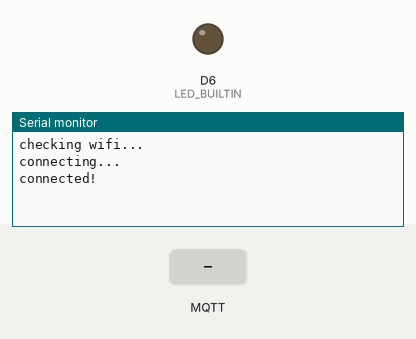
This sketch was run on a simulated Arduino MKR. Parts: output pins drawn as LEDs (lit = HIGH), the last lines printed to the serial monitor. Inputs (shaded band) come from the test bench. WiFi joins after 1.5 s; servers stay silent unless stated; no MQTT or app messages arrive unless stated.

Above: at 2.7 s.
2.8 s: MQTT message "/hello" arrives on the first subscribed topic
At 3.7 s:
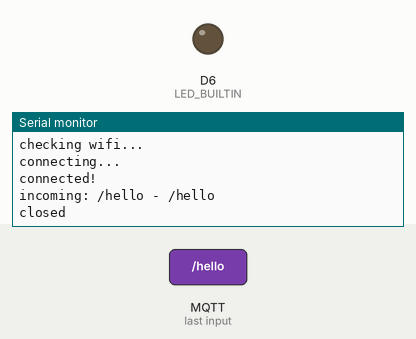
4.3 s: MQTT message "open" arrives on the first subscribed topic
At 4.8 s:
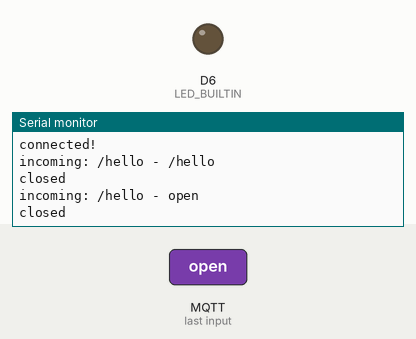
5.8 s: MQTT message "closed" arrives on the first subscribed topic
At 7.1 s:
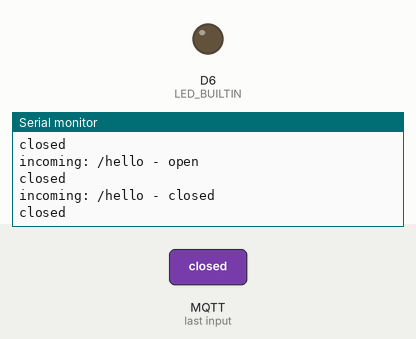

Measured:
- after the input at 2.8 s, the serial monitor: prints a new line at once (image 1)
- after the input at 4.3 s, the serial monitor: prints a new line at once (image 2)
- after the input at 5.8 s, the serial monitor: prints a new line at once (image 3)

The sketch:

15-Json-client-Server-1.ino
```cpp
/* This example shows how to use MQTT on the main dev boards on the market
  HOW TO USE:
  under connect method, add your subscribe channels.
  under messageReceived (callback method) add actions to be done when a msg is received.
  to publish, call client.publish(topic,msg)
  in loop take care of using non-blocking method or it will corrupt.
  Alberto Perro & DG - Officine Innesto 2019

  Updated in order to be a go and return json communication example
  Node-RED to Arduino and back

  The payload from the Server is like this

  {
    "deviceID": "server",
    "check":"on",
    "name": "Pino",
    "status": "open",
    "pin": 2,
    "color": "red"
  }

  the client sends back evething plus is very own id.

  {
    "ID":"client",
    "ReceiverID":"server",
    "name":"Pino Daniele",
    "status":"open",
    "pin":2,"color":0
  }

*/

#define BROKER_IP    "ip-broker"
#define DEV_NAME     "mqttdevice"
#define MQTT_USER    ""
#define MQTT_PW      ""

const char ssid[] = "wifiNetwork";
const char pass[] = "wifiPassword";

#include <MQTT.h>
#ifdef ARDUINO_SAMD_MKRWIFI1010
#include <WiFiNINA.h>
#elif ARDUINO_SAMD_MKR1000
#include <WiFi101.h>
#elif ESP8266
#include <ESP8266WiFi.h>
#else
#error unknown board
#endif

String ID = "gate-1";

WiFiClient net;
MQTTClient client;
unsigned long lastMillis = 0;

#include <Arduino_JSON.h>

JSONVar Storage;
String jsonString = JSON.stringify(Storage);


void connect() {
  Serial.print("checking wifi...");
  while (WiFi.status() != WL_CONNECTED) {
    Serial.print(".");
    delay(1000);
  }
  Serial.print("\nconnecting...");
  while (!client.connect(DEV_NAME, MQTT_USER, MQTT_PW)) {
    Serial.print(".");
    delay(1000);
  }
  Serial.println("\nconnected!");
  client.subscribe("/hello"); //SUBSCRIBE TO TOPIC /hello
}

void messageReceived(String &topic, String &payload) {

  // add the value of my property in the json I'm going to send back each second
  Storage["ID"] = ID;
  Serial.println("incoming: " + topic + " - " + payload);
  JSONVar myObject = JSON.parse(payload);
  //Serial.println(JSON.typeof(myObject));

  if (myObject.hasOwnProperty("deviceID")) {

    Serial.print("myObject[\"deviceID\"] = ");

    // add the value of my property in the json I'm going to send back each second
    Storage["ReceiverID"] = (const char*) myObject["deviceID"];

    Serial.println((const char*) myObject["deviceID"]);
  }

  if (myObject.hasOwnProperty("check")) {
    Serial.print("myObject[\"check\"] = ");

    // add the value of my property in the json I'm going to send back each second
    Storage["check"] = (const char*) myObject["check"];

    Serial.println((const char*) myObject["check"]);
  }

  if (myObject.hasOwnProperty("name")) {
    Serial.print("myObject[\"name\"] = ");

    // add the value of my property in the json I'm going to send back each second
    Storage["name"] = (const char*) myObject["name"];

    Serial.println((const char*) myObject["name"]);
  }

  if (myObject.hasOwnProperty("status")) {
    Serial.print("myObject[\"status\"] = ");

    // add the value of my property in the json I'm going to send back each second
    Storage["status"] = (const char*) myObject["status"];

    Serial.println((const char*) myObject["status"]);

    //   Serial.println(myObject["status"]);

  }

  if (myObject.hasOwnProperty("pin")) {
    Serial.print("myObject[\"pin\"] = ");

    // add the value of my property in the json I'm going to send back each second
    Storage["pin"] = (int) myObject["pin"];

    Serial.println((int) myObject["pin"]);
  }

  if (myObject.hasOwnProperty("color")) {
    Serial.print("myObject[\"color\"] = ");

    // add the value of my property in the json I'm going to send back each second
    Storage["color"] = (int) myObject["color"];

    Serial.println((const char*) myObject["color"]);
  }

  if (topic == "/hello") {
    if (String((const char*)myObject["status"]) == "open") {

      Serial.println("open");
      digitalWrite(LED_BUILTIN, HIGH);

    } else if (String((const char*)myObject["status"]) == "closed") {

      Serial.println("closed");
      digitalWrite(LED_BUILTIN, LOW);

    }


    if ((int) myObject["pin"] == 1) {

      Serial.println("open");
      digitalWrite(LED_BUILTIN, HIGH);

    } else if ((int) myObject["pin"] == 0) {

      Serial.println("closed");
      digitalWrite(LED_BUILTIN, LOW);

    }
    if (String((const char*)myObject["check"]) == "on") {


      client.publish("/hello", jsonString);

      Serial.println("on");
      //    Storage["check"] = (const char*) myObject["check"];
      Storage["check"] = "off";
    } else if (String((const char*)myObject["check"]) == "off") {

      Serial.println("off");

    }
  }


}

void setup() {
  Serial.begin(115200);
  WiFi.begin(ssid, pass);
  pinMode(LED_BUILTIN, OUTPUT);

  // Note: Local domain names (e.g. "Computer.local" on OSX) are not supported by Arduino.
  // You need to set the IP address directly.
  //
  // MQTT brokers usually use port 8883 for secure connections.
  client.begin(BROKER_IP, 1884, net);
  client.onMessage(messageReceived);
  connect();
}
void loop() {

  client.loop();
  if (!client.connected()) {
    connect();
  }
  // publish a message roughly every second.
  if (millis() - lastMillis > 1000) {
    lastMillis = millis();
    //  client.publish("/hello", "world"); //PUBLISH TO TOPIC /hello MSG world

  }

  jsonString = JSON.stringify(Storage);

}
```
